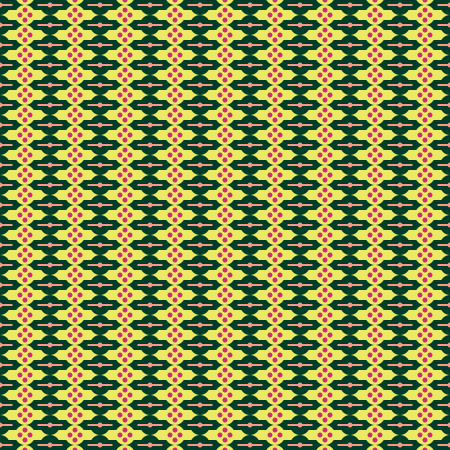
Frame 1 (no input)
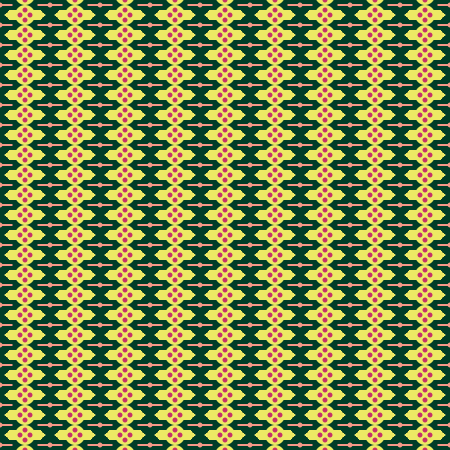
Frame 60 (the mouse pressed at the canvas centre just before this capture)
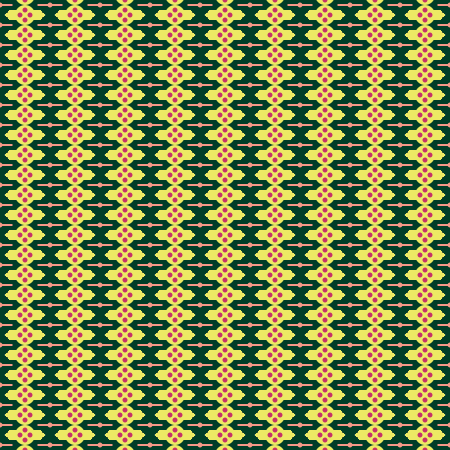
Frame 120 (the mouse held since frame 60 and released just before this capture)

The Processing sketch that drew these frames (run headless with seeded random() and noise(); from frame 60 on, the mouse is pressed at the canvas centre):

// Processing sketch: processing_29002
// ── processing_29002.pde

//Global Variables
//int x = 0;
//int y = 0;
int cd = 20; //circle diameter: allows scaleable pattern

//Once at Startup
void setup() {
  smooth();
  //size(cd * 10, cd * 10);
  size(450, 450);
  background(236, 234, 100);
  noStroke();
}

//Continually per refresh
void draw() {
  //  ptrn(0, 0); //tests before looping
  //  ptrn(0, 20); //working before loop

  for  (int col = 0; col < width + (cd * 3); col += (cd * 2.5)) {
    for (int row = 0; row < height + (cd * 2); row += cd) {
      ptrn(col, row);
    }
  }
}

//Patternizer
void ptrn(int x, int y) {
  fill(0, 61, 40);
  rect(x, y, (cd * 2.5), cd / 2);
  ellipse(x, y + (cd / 4), cd, cd);
  fill(236, 234, 100);
  ellipse(x + (cd * 1.25), y - (cd / 4), cd, cd);
  fill(197, 49, 106);
  ellipse(x + cd, y - (cd / 4), cd / 4, cd / 4);
  ellipse(x + (cd * 1.25), y - (cd / 2), cd / 4, cd / 4);  
  ellipse(x + (cd * 1.5), y - (cd / 4), cd / 4, cd / 4);
  ellipse(x + (cd * 1.25), y, cd / 4, cd / 4);
  fill(246, 151, 136);
  rect(x - (cd * .625), y + (cd / 5) + (cd / 40), cd + (cd / 4), cd / 10);
  ellipse(x, y + (cd / 4), (cd / 4), (cd / 4));
}

void mouseClicked() {
  if (cd == 20) {
    background(236, 234, 100);
    cd = 60;
  } 
  else {
    background(236, 234, 100);
    cd = 20;
  }
}
